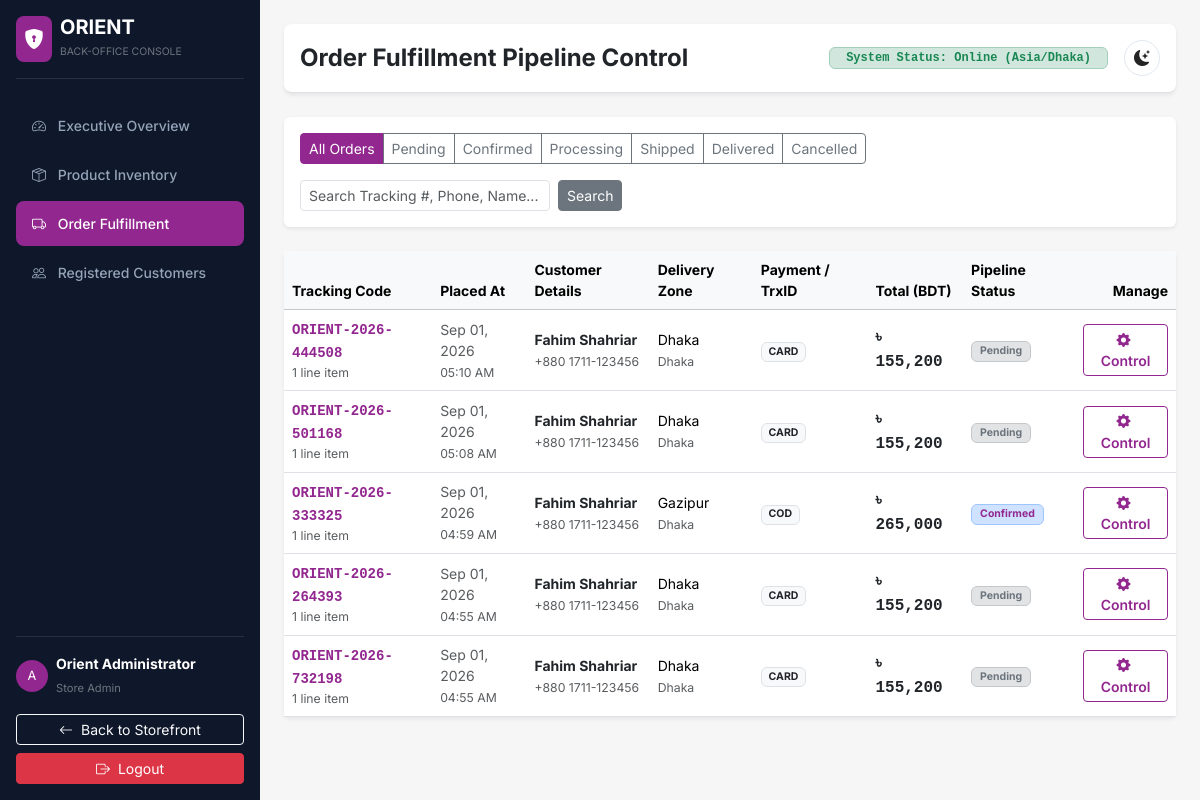
Page /admin-panel/orders/ (signed in) on the earlier database version.
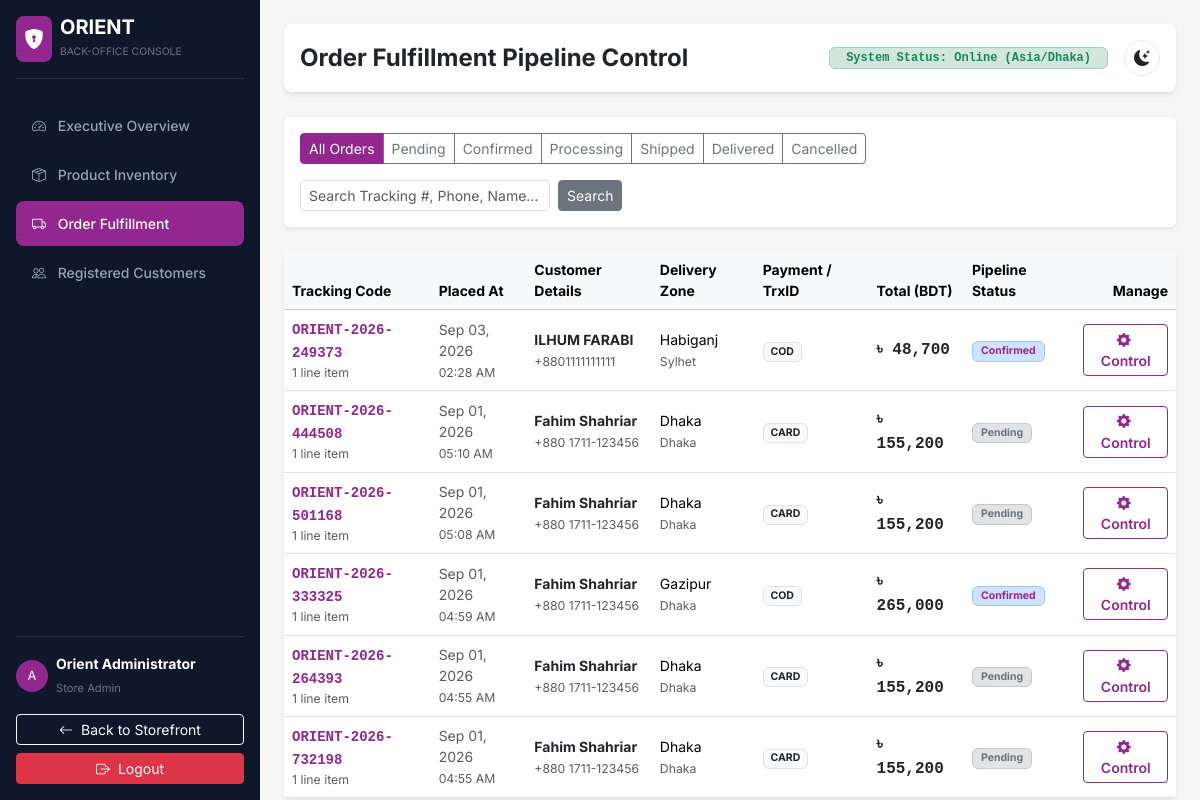
Same page on the later database version.
### apps/orders/models.py (models this page shows, shortened)
class Order(models.Model):
    user = models.ForeignKey(
        'accounts.User',
        on_delete=models.SET_NULL,
        null=True, blank=True,
        related_name='orders'
    )
    tracking_number = models.CharField(max_length=50, unique=True, db_index=True)
    shipping_address = models.JSONField()  # dict: fullName, phone, email, street, division, district, postal
    shipping_method = models.CharField(max_length=20, choices=SHIPPING_METHOD_CHOICES)
    shipping_price = models.DecimalField(max_digits=10, decimal_places=2, default=0)
    payment_method = models.CharField(max_length=20, choices=PAYMENT_METHOD_CHOICES)
    payment_result = models.JSONField(default=dict, blank=True)
    items_price = models.DecimalField(max_digits=12, decimal_places=2)
    tax_price = models.DecimalField(max_digits=10, decimal_places=2, default=0)
    discount_amount = models.DecimalField(max_digits=10, decimal_places=2, default=0)
    total_price = models.DecimalField(max_digits=12, decimal_places=2)
    order_status = models.CharField(
        max_length=20,
        choices=ORDER_STATUS_CHOICES,
        default='Pending'
    )
    status_timeline = models.JSONField(default=list, blank=True)
    coupon = models.ForeignKey(
        Coupon,
        on_delete=models.SET_NULL,
        null=True, blank=True
    )
    paid_at = models.DateTimeField(null=True, blank=True)
    delivered_at = models.DateTimeField(null=True, blank=True)
    created_at = models.DateTimeField(auto_now_add=True)
    updated_at = models.DateTimeField(auto_now=True)
    class Meta:
        ordering = ['-created_at']

### apps/adminpanel/views.py (the view)
# urls.py: path('orders/', views.order_list_view, name='orders'),
@admin_required
def order_list_view(request):
    queryset = Order.objects.prefetch_related('items').order_by('-created_at')
    status = request.GET.get('status', '').strip()
    if status and status != 'all':
        queryset = queryset.filter(order_status=status)
    q = request.GET.get('q', '').strip()
    if q:
        queryset = queryset.filter(
            Q(tracking_number__icontains=q) |
            Q(shipping_address__phone__icontains=q) |
            Q(shipping_address__fullName__icontains=q)
        )
    paginator = Paginator(queryset, 15)
    page_obj = paginator.get_page(request.GET.get('page', 1))
    return render(request, 'adminpanel/orders.html', {
        'page_obj': page_obj,
        'current_status': status,
        'q': q,
    })

### apps/cart/cart.py (called while the page is built)
    def get_item_count(self):
        return sum(item['qty'] for item in self.cart.values())

### apps/core/context_processors.py (called while the page is built)
def cart_context(request):
    cart = Cart(request)
    return {
        'cart': cart,
        'cart_count': cart.get_item_count(),
    }

def categories_context(request):
    from apps.catalog.models import Category
    nav_categories = Category.objects.filter(parent=None).prefetch_related('children')
    return {'nav_categories': nav_categories}

def wishlist_context(request):
    wishlist = request.session.get('wishlist', [])
    return {'wishlist_count': len(wishlist)}

### apps/core/templatetags/orient_tags.py (called while the page is built)
@register.filter(name='bdt')
def bdt_format(value):
    if value is None or value == '':
        return '৳ 0'
    try:
        val = Decimal(str(value))
        if val % 1 == 0:
            return f"৳ {int(val):,}"
        return f"৳ {val:,.2f}"
    except (ValueError, TypeError):
        return f"৳ {value}"

### templates/adminpanel/orders.html (shortened to what the changed rows need)
{% extends 'adminpanel/base_admin.html' %}
{% load static orient_tags %}
{% block admin_content %}
<div class="card shadow-sm border-0">
  <div class="table-responsive">
    <table class="table table-hover align-middle mb-0 small">
      <thead class="table-light">
        <tr>
          <th>Tracking Code</th>
          <th>Placed At</th>
          <th>Customer Details</th>
          <th>Delivery Zone</th>
          <th>Payment / TrxID</th>
          <th>Total (BDT)</th>
          <th>Pipeline Status</th>
          <th class="text-end">Manage</th>
        </tr>
      </thead>
      <tbody>
        {% for order in page_obj %}
          <tr>
            <td>
              <a href="{% url 'adminpanel:order_detail' tracking_number=order.tracking_number %}" class="fw-bold font-monospace text-primary text-decoration-none">
                {{ order.tracking_number }}
              </a>
              <small class="text-muted d-block">{{ order.items.count }} line item{{ order.items.count|pluralize }}</small>
            </td>
            <td class="text-muted">
              {{ order.created_at|date:"M d, Y" }}<br>
              <small>{{ order.created_at|date:"h:i A" }}</small>
            </td>
            <td>
              <strong class="d-block text-dark">{{ order.shipping_address.fullName }}</strong>
              <small class="text-muted">{{ order.shipping_address.phone }}</small>
            </td>
            <td>
              <span class="d-block">{{ order.shipping_address.district }}</span>
              <small class="text-muted">{{ order.shipping_address.division }}</small>
            </td>
            <td>
              <span class="badge bg-light text-dark border text-uppercase">{{ order.payment_method }}</span>
            </td>
            <td class="fw-bold text-dark fs-6 font-monospace">
              {{ order.total_price|bdt }}
            </td>
            <td>
              {% if order.order_status == 'Delivered' %}
                <span class="badge bg-success-subtle text-success border border-success-subtle px-2 py-1">Delivered</span>
              {% elif order.order_status == 'Shipped' %}
                <span class="badge bg-info-subtle text-info-emphasis border border-info-subtle px-2 py-1">Shipped</span>
              {% elif order.order_status == 'Processing' %}
                <span class="badge bg-warning-subtle text-warning-emphasis border border-warning-subtle px-2 py-1">Processing</span>
              {% elif order.order_status == 'Confirmed' %}
                <span class="badge bg-primary-subtle text-primary border border-primary-subtle px-2 py-1">Confirmed</span>
              {% elif order.order_status == 'Cancelled' %}
                <span class="badge bg-danger-subtle text-danger border border-danger-subtle px-2 py-1">Cancelled</span>
              {% else %}
                <span class="badge bg-secondary-subtle text-secondary border border-secondary-subtle px-2 py-1">Pending</span>
              {% endif %}
            </td>
            <td class="text-end">
              <a href="{% url 'adminpanel:order_detail' tracking_number=order.tracking_number %}" class="btn btn-sm btn-outline-primary fw-semibold">
                <i class="bi bi-gear-fill me-1"></i> Control
              </a>
            </td>
          </tr>
        {% empty %}
          <tr>
            <td colspan="8" class="text-center py-5 text-muted">
              No orders found matching the filter criteria.
            </td>
          </tr>
        {% endfor %}
      </tbody>
    </table>
  </div>
</div>
{% endblock %}

Differences in the rows shown:
added Order: tracking_number "ORIENT-2026-249373", items.count "1", created_at "Sep 03, 2026", created_at "02:28 AM", shipping_address.fullName "ILHUM FARABI", shipping_address.phone "+8801111111111", shipping_address.district "Habiganj", shipping_address.division "Sylhet", payment_method "COD", total_price|bdt "৳ 48,700", order_status "Confirmed"
